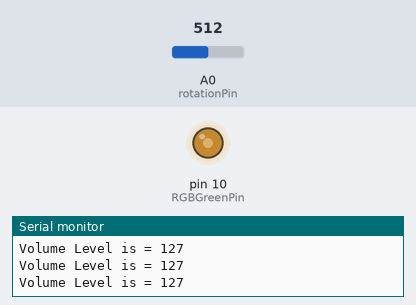
The sketch below on a simulated Arduino Uno, built with avr-gcc and run on an emulated ATmega328P. Shown: output pins drawn as LEDs (lit = HIGH), the last lines printed to the serial monitor. The inputs (shaded band) are chosen by the test bench; at power-on: A0 (rotationPin) = 512.

Above: at 1.3 s.
1.4 s: A0 (rotationPin) set to 716
At 2.1 s:
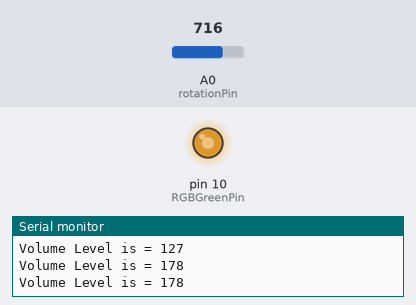
3.0 s: A0 (rotationPin) set to 900
At 4.2 s:
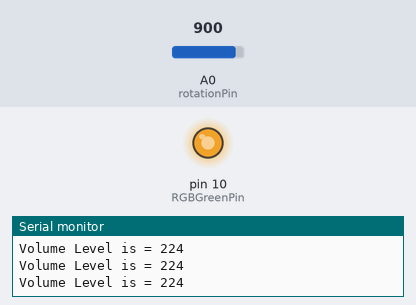
4.5 s: A0 (rotationPin) set to 122
At 5.6 s:
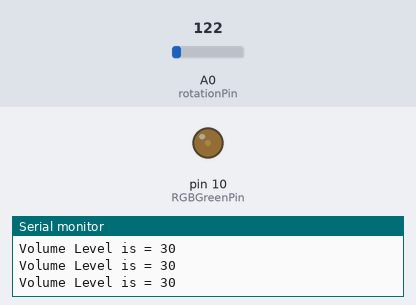
6.0 s: A0 (rotationPin) set to 0
At 6.8 s:
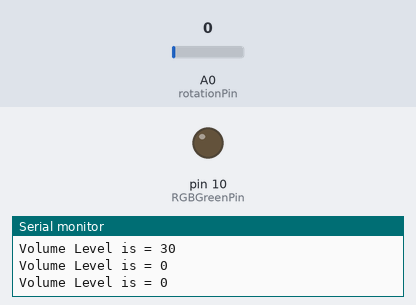
7.5 s: A0 (rotationPin) set to 511
At 8.0 s:
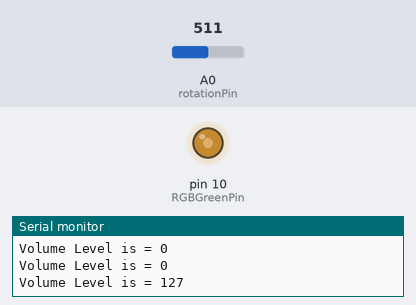
Timing chart, 0 to 10.0 s (numbered marks = the images above; inputs shaded):
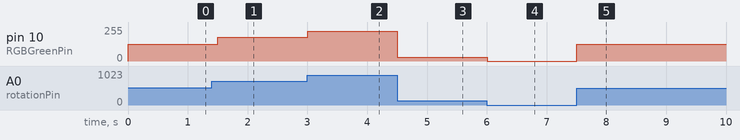

Measured:
- after the input at 1.4 s, pin 10 (RGBGreenPin): 127/255 → 178/255 after 0.10 s
- after the input at 3.0 s, pin 10 (RGBGreenPin): 178/255 → 224/255 at once
- after the input at 4.5 s, pin 10 (RGBGreenPin): 224/255 → 30/255 at once
- after the input at 6.0 s, pin 10 (RGBGreenPin): 30/255 → 0/255 at once
- after the input at 7.5 s, pin 10 (RGBGreenPin): 0/255 → 127/255 at once

The sketch:

Lab007L3.ino
```cpp
/*
Name:		Lab007L3.ino
Created:	6/6/2018 5:12:06 PM
Author:	chris
*/

int RGBGreenPin = 10; //The green RGB LED is connected pin 10 of the Arduino.
int rotationPin = A0;
int data = 0;

void setup() {
	Serial.begin(9600); //This will enable the Arduino to send data to the Serial monitor.
}

// the loop function runs over and over again until power down or reset
void loop() {
	data = Read();
	analogWrite(RGBGreenPin, data);
	delay(500);
}

int Read() {
	int rawdata = analogRead(rotationPin);// / 4;  //Read the value from the light sensor and store it in the lightData variable.
	int value = map(rawdata, 0, 1023, 0, 255);
	Serial.print("Volume Level is = ");
	Serial.println(value);  //Print the data to the serial port.
	return(value);
}
```
